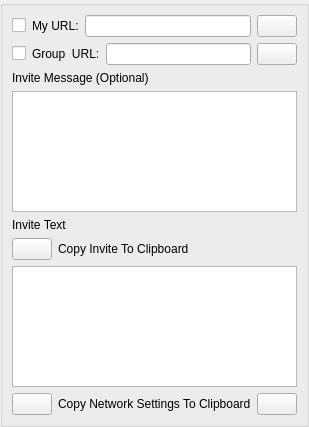
<?xml version="1.0" encoding="UTF-8"?>
<ui version="4.0">
 <class>AppletInviteCreateUi</class>
 <widget class="QWidget" name="AppletInviteCreateUi">
  <property name="geometry">
   <rect>
    <x>0</x>
    <y>0</y>
    <width>303</width>
    <height>427</height>
   </rect>
  </property>
  <property name="sizePolicy">
   <sizepolicy hsizetype="Expanding" vsizetype="Expanding">
    <horstretch>0</horstretch>
    <verstretch>0</verstretch>
   </sizepolicy>
  </property>
  <property name="minimumSize">
   <size>
    <width>0</width>
    <height>0</height>
   </size>
  </property>
  <property name="maximumSize">
   <size>
    <width>16777215</width>
    <height>16777215</height>
   </size>
  </property>
  <property name="windowTitle">
   <string>Create Invite</string>
  </property>
  <layout class="QVBoxLayout" name="verticalLayout">
   <property name="spacing">
    <number>0</number>
   </property>
   <property name="leftMargin">
    <number>0</number>
   </property>
   <property name="topMargin">
    <number>0</number>
   </property>
   <property name="rightMargin">
    <number>0</number>
   </property>
   <property name="bottomMargin">
    <number>0</number>
   </property>
   <item>
    <widget class="QGroupBox" name="StyledDlgItemsBox">
     <property name="sizePolicy">
      <sizepolicy hsizetype="Expanding" vsizetype="Expanding">
       <horstretch>0</horstretch>
       <verstretch>0</verstretch>
      </sizepolicy>
     </property>
     <property name="minimumSize">
      <size>
       <width>0</width>
       <height>0</height>
      </size>
     </property>
     <property name="title">
      <string/>
     </property>
     <layout class="QVBoxLayout" name="verticalLayout_2">
      <item>
       <layout class="QHBoxLayout" name="horizontalLayout_3">
        <item>
         <widget class="QCheckBox" name="m_MyUrlCheckBox">
          <property name="text">
           <string/>
          </property>
         </widget>
        </item>
        <item>
         <widget class="QLabel" name="m_MyUrlLabel">
          <property name="text">
           <string>My URL:</string>
          </property>
         </widget>
        </item>
        <item>
         <widget class="QLineEdit" name="m_MyUrlEdit">
          <property name="enabled">
           <bool>true</bool>
          </property>
         </widget>
        </item>
        <item>
         <widget class="VxPushButton" name="m_CopyMyUrlButton">
          <property name="text">
           <string/>
          </property>
         </widget>
        </item>
       </layout>
      </item>
      <item>
       <layout class="QHBoxLayout" name="horizontalLayout_2">
        <item>
         <widget class="QCheckBox" name="m_GroupUrlCheckBox">
          <property name="text">
           <string/>
          </property>
         </widget>
        </item>
        <item>
         <widget class="QLabel" name="m_GroupUrlLabel">
          <property name="text">
           <string>Group  URL:</string>
          </property>
         </widget>
        </item>
        <item>
         <widget class="QLineEdit" name="m_GroupUrlEdit"/>
        </item>
        <item>
         <widget class="VxPushButton" name="m_CopyGroupUrlButton">
          <property name="text">
           <string/>
          </property>
         </widget>
        </item>
       </layout>
      </item>
      <item>
       <spacer name="verticalSpacer">
        <property name="orientation">
         <enum>Qt::Vertical</enum>
        </property>
        <property name="sizeHint" stdset="0">
         <size>
          <width>20</width>
          <height>40</height>
         </size>
        </property>
       </spacer>
      </item>
      <item>
       <widget class="QLabel" name="label">
        <property name="text">
         <string>Invite Message (Optional)</string>
        </property>
       </widget>
      </item>
      <item>
       <widget class="QPlainTextEdit" name="m_InviteMessageTextEdit">
        <property name="sizePolicy">
         <sizepolicy hsizetype="Expanding" vsizetype="Expanding">
          <horstretch>0</horstretch>
          <verstretch>0</verstretch>
         </sizepolicy>
        </property>
        <property name="plainText">
         <string notr="true"/>
        </property>
       </widget>
      </item>
      <item>
       <spacer name="verticalSpacer_2">
        <property name="orientation">
         <enum>Qt::Vertical</enum>
        </property>
        <property name="sizeHint" stdset="0">
         <size>
          <width>20</width>
          <height>40</height>
         </size>
        </property>
       </spacer>
      </item>
      <item>
       <widget class="QLabel" name="label_2">
        <property name="text">
         <string>Invite Text</string>
        </property>
       </widget>
      </item>
      <item>
       <layout class="QHBoxLayout" name="horizontalLayout">
        <item>
         <widget class="VxPushButton" name="m_CopyInviteButton">
          <property name="sizePolicy">
           <sizepolicy hsizetype="Minimum" vsizetype="Minimum">
            <horstretch>0</horstretch>
            <verstretch>0</verstretch>
           </sizepolicy>
          </property>
          <property name="text">
           <string/>
          </property>
         </widget>
        </item>
        <item>
         <widget class="QLabel" name="m_CopyInviteLabel">
          <property name="sizePolicy">
           <sizepolicy hsizetype="Expanding" vsizetype="Preferred">
            <horstretch>0</horstretch>
            <verstretch>0</verstretch>
           </sizepolicy>
          </property>
          <property name="text">
           <string>Copy Invite To Clipboard</string>
          </property>
         </widget>
        </item>
       </layout>
      </item>
      <item>
       <widget class="QPlainTextEdit" name="m_InviteTextEdit">
        <property name="readOnly">
         <bool>true</bool>
        </property>
        <property name="plainText">
         <string notr="true"/>
        </property>
       </widget>
      </item>
      <item>
       <layout class="QHBoxLayout" name="horizontalLayout_4">
        <item>
         <widget class="VxPushButton" name="m_CopyNetworkSettingsButton">
          <property name="sizePolicy">
           <sizepolicy hsizetype="Minimum" vsizetype="Minimum">
            <horstretch>0</horstretch>
            <verstretch>0</verstretch>
           </sizepolicy>
          </property>
          <property name="text">
           <string/>
          </property>
         </widget>
        </item>
        <item>
         <widget class="QLabel" name="m_CopyNetworkLabel">
          <property name="sizePolicy">
           <sizepolicy hsizetype="Expanding" vsizetype="Preferred">
            <horstretch>0</horstretch>
            <verstretch>0</verstretch>
           </sizepolicy>
          </property>
          <property name="text">
           <string>Copy Network Settings To Clipboard</string>
          </property>
         </widget>
        </item>
        <item>
         <widget class="VxPushButton" name="m_CopyNetworkSettingsInfoButton">
          <property name="sizePolicy">
           <sizepolicy hsizetype="Minimum" vsizetype="Minimum">
            <horstretch>0</horstretch>
            <verstretch>0</verstretch>
           </sizepolicy>
          </property>
          <property name="text">
           <string/>
          </property>
         </widget>
        </item>
       </layout>
      </item>
     </layout>
    </widget>
   </item>
  </layout>
 </widget>
 <customwidgets>
  <customwidget>
   <class>VxPushButton</class>
   <extends>QPushButton</extends>
   <header>VxPushButton.h</header>
  </customwidget>
 </customwidgets>
 <resources/>
 <connections/>
</ui>
